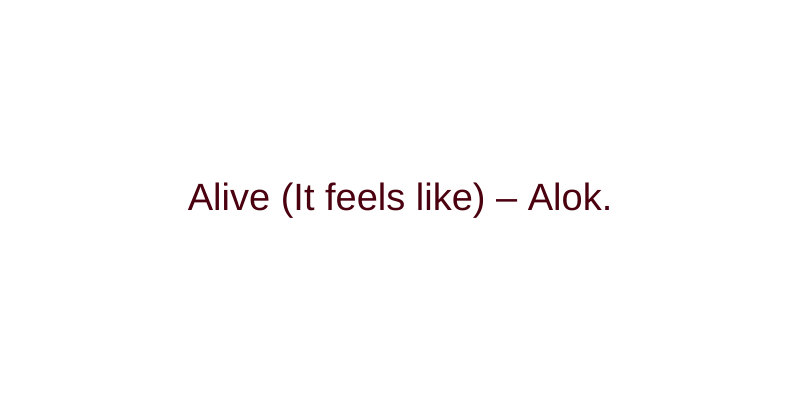
Frame 1 (no input)
Frame 60 (no input): identical to frame 1, image omitted
Frame 120 (the mouse pressed at the canvas centre since frame 60): identical to frame 1, image omitted

The p5.js sketch that drew this single still picture (run headless with seeded random() and noise() and a simulated clock; from frame 60 on, the mouse is pressed at the canvas centre):

// p5.js sketch
// ── sketch.js
let campoIdade;
let campoFantasia;
let campoAventura;

function setup() {
  createCanvas(800, 400);
  createElement("h2", "Recomendador de Musicas")
  createSpan("Sua idade:");
  campoIdade = createInput("5");
  campoFantasia = createCheckbox("Gosta de Musicas K-POP?")
  campoAventura = createCheckbox("Gosta de Musicas Eletronicas?")
}

function draw() {
  background("rgb(255,255,255)");
  let idade = campoIdade.value();
  let gostaDeFantasia = campoFantasia.checked();
  let gostaDeAventura = campoAventura.checked();
  let recomendacao = geraRecomendacao(idade, gostaDeFantasia, gostaDeAventura);

  fill(color(75, 0, 15));
  textAlign(CENTER, CENTER);
  textSize(38);
  text(recomendacao, width / 2, height / 2);
}

function geraRecomendacao(idade, gostaDeFantasia, gostaDeAventura) {
  if (idade >= 10) {
    if (idade >= 14) {
      return "Kill This Love'-BlackPink"
    } else {
      if (idade >= 12) {
        if(gostaDeFantasia || gostaDeAventura) {
          return "Alive (It feels like) – Alok.";          
        } else{
         return "Whistle-BlackPink"
        }
      } else {
        if (GostadeMusicasEletronicas) {
          return "The Business – Tiesto.";
        } else {
          return "Depois da chuva";
        }
      }
    }
  } else {
    if (gostaDeFantasia) {
      return "Whistle-BlackPink"
    } else {
      return "Alive (It feels like) – Alok.";
    }
  }
}
